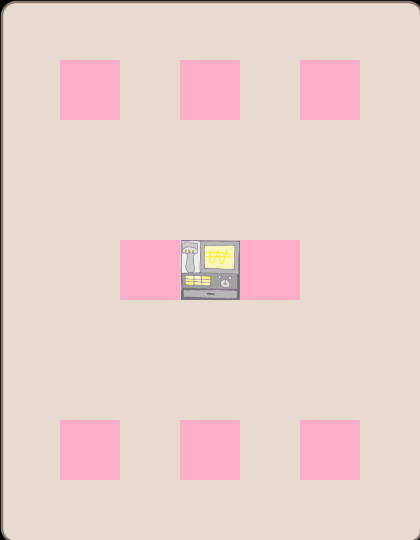

This game map was drawn from its Tiled (.tmx) file and the tilesets committed beside it. A one-line description and the trimmed map source follow:
An orthogonal 7x9 tile map with 60x60 px tiles, 3 tile layers (background, wall, Items), 3 tilesets and 7 objects (food1, food3, food4, food2, food5, ...).

<map version="1.0" orientation="orthogonal" width="7" height="9" tilewidth="60" tileheight="60">
 <tileset firstgid="1" name="wall" tilewidth="60" tileheight="60">
  <image source="wall.png" width="120" height="120" />
 </tileset>
 <tileset firstgid="5" source="metaset1.tsx" />
 <tileset firstgid="6" name="background1" tilewidth="60" tileheight="60">
  <image source="background1.png" width="424" height="544" />
 </tileset>
 <layer name="background" width="7" height="9">
  <data>[63 cells, 63 non-empty, 63 distinct tile ids]</data>
 </layer>
 <objectgroup name="foods" width="7" height="9">
  <object name="food1" x="248" y="429" width="45" height="44" />
  <object name="food3" x="305" y="131" width="43" height="46" />
  <object name="food4" x="183" y="8" width="47" height="47" />
  <object name="food2" x="5" y="246" width="47" height="49" />
  <object name="food5" x="366" y="247" width="42" height="48" />
 </objectgroup>
 <objectgroup name="object" width="7" height="9">
  <object name="character" x="6" y="485" width="51" height="45" />
 </objectgroup>
 <layer name="wall" width="7" height="9">
  <data>[63 cells, 9 non-empty, 4 distinct tile ids]</data>
 </layer>
 <layer name="Items" width="7" height="9">
  <data>[63 cells, 8 non-empty, 1 distinct tile ids]</data>
 </layer>
 <objectgroup name="endPoint" width="7" height="9">
  <object name="counter" x="186" y="247" width="48" height="50" />
 </objectgroup>
</map>
